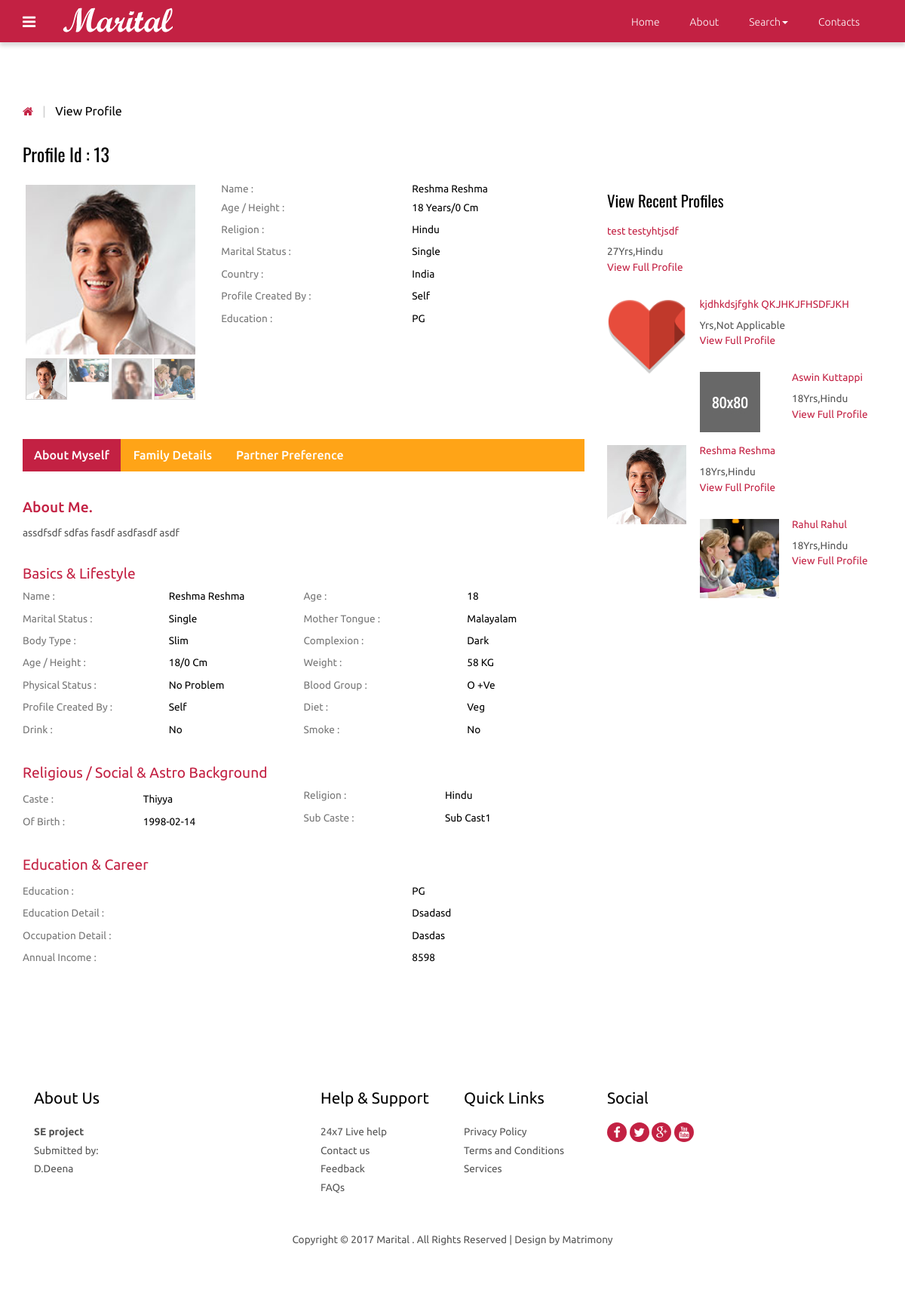
The page /view_profile.php?id=13 on the database its author committed.
### tables this page shows
CREATE TABLE IF NOT EXISTS `photos` (
`id` int(10) NOT NULL,
  `cust_id` int(10) NOT NULL,
  `pic1` varchar(25) NOT NULL,
  `pic2` varchar(40) NOT NULL,
  `pic3` varchar(40) NOT NULL,
  `pic4` varchar(40) NOT NULL
);

CREATE TABLE IF NOT EXISTS `customer` (
`id` int(10) NOT NULL,
  `cust_id` int(5) NOT NULL,
  `email` varchar(60) NOT NULL,
  `age` varchar(10) NOT NULL,
  `height` int(10) NOT NULL,
  `sex` varchar(6) NOT NULL,
  `religion` varchar(20) NOT NULL,
  `caste` varchar(20) NOT NULL,
  `subcaste` varchar(20) NOT NULL,
  `district` varchar(20) NOT NULL,
  `state` varchar(20) NOT NULL,
  `country` varchar(10) NOT NULL,
  `maritalstatus` varchar(20) NOT NULL,
  `profilecreatedby` varchar(20) NOT NULL,
  `education` text NOT NULL,
  `education_sub` text NOT NULL,
  `firstname` text NOT NULL,
  `lastname` text NOT NULL,
  `body_type` text NOT NULL,
  `physical_status` text NOT NULL,
  `drink` varchar(8) NOT NULL,
  `mothertounge` text NOT NULL,
  `colour` varchar(20) NOT NULL,
  `weight` int(5) NOT NULL,
  `blood_group` varchar(5) NOT NULL,
  `diet` varchar(8) NOT NULL,
  `smoke` varchar(8) NOT NULL,
  `dateofbirth` date NOT NULL,
  `occupation` text NOT NULL,
  `occupation_descr` text NOT NULL,
  `annual_income` varchar(20) NOT NULL,
  `fathers_occupation` varchar(20) NOT NULL,
  `mothers_occupation` varchar(20) NOT NULL,
  `no_bro` int(5) NOT NULL,
  `no_sis` int(5) NOT NULL,
  `aboutme` text NOT NULL,
  `profilecreationdate` date NOT NULL
);

### functions.php (called while the page is built, shortened)
<?php
function mysqlexec($sql){
	$host="localhost";
	$username="root";
	$password="";
	$db_name="matrimony";
	$conn=mysqli_connect("$host", "$username", "$password")or die("cannot connect");
	mysqli_select_db($conn,"$db_name")or die("cannot select DB");
	if($result = mysqli_query($conn, $sql)){
		return $result;
	}
	else{
		echo mysqli_error($conn);
	}
}
?>

### view_profile.php (the view, shortened to what this page needs)
<?php include_once("functions.php"); ?>
<?php $id=$_GET['id'];
$profileid=$id;
$sql="SELECT * FROM customer WHERE cust_id = $id";
$result = mysqlexec($sql);
if($result){
$row=mysqli_fetch_assoc($result);
	$fname=$row['firstname'];
	$lname=$row['lastname'];
	$dob=$row['dateofbirth'];
	$religion=$row['religion'];
	$caste = $row['caste'];
	$subcaste=$row['subcaste'];
	$country = $row['country'];
	$age=$row['age'];
	$maritalstatus=$row['maritalstatus'];
	$profileby=$row['profilecreatedby'];
	$education=$row['education'];
	$edudescr=$row['education_sub'];
	$bodytype=$row['body_type'];
	$physicalstatus=$row['physical_status'];
	$drink=$row['drink'];
	$smoke=$row['smoke'];
	$mothertounge=$row['mothertounge'];
	$bloodgroup=$row['blood_group'];
	$weight=$row['weight'];
	$height=$row['height'];
	$colour=$row['colour'];
	$diet=$row['diet'];
	$occupationdescr=$row['occupation_descr'];
	$income=$row['annual_income'];
	$aboutme=$row['aboutme'];
	$pic1="";
$sql2="SELECT * FROM photos WHERE cust_id = $profileid";
$result2 = mysqlexec($sql2);
if($result2){
	$row2=mysqli_fetch_array($result2);
	$pic1=$row2['pic1'];
}
}else{
	echo "<script>alert(\"Invalid Profile ID\")</script>";
}
?>
<!DOCTYPE HTML>
<html>
<head>
<link href="css/bootstrap-3.1.1.min.css" rel='stylesheet' type='text/css' />
<link href="css/style.css" rel='stylesheet' type='text/css' />
<link href="css/font-awesome.css" rel="stylesheet">
</head>
<body>
 <?php include_once("includes/navigation.php");?>
<div class="grid_3">
  <div class="container">
   <div class="breadcrumb1">
     <ul>
        <a href="index.php"><i class="fa fa-home home_1"></i></a>
        <span class="divider">&nbsp;|&nbsp;</span>
        <li class="current-page">View Profile</li>
     </ul>
   </div>
   <div class="profile">
   	 <div class="col-md-8 profile_left">
   	 	<h2>Profile Id : <?php echo $profileid;?></h2>
   	 	<div class="col_3">
   	        <div class="col-sm-4 row_2">
				<div class="flexslider">
					 <ul class="slides">
						<li data-thumb="profile/<?php echo $profileid;?>/<?php echo $pic1;?>">
							<img src="profile/<?php echo $profileid;?>/<?php echo $pic1;?>" />
						</li>
					 </ul>
				  </div>
			</div>
			<div class="col-sm-8 row_1">
				<table class="table_working_hours">
		        	<tbody>
		        		<tr class="opened_1">
							<td class="day_label">Name :</td>
							<td class="day_value"><?php echo $fname . " " .$lname; ?></td>
						</tr><tr class="opened_1">
							<td class="day_label">Age / Height :</td>
							<td class="day_value"><?php echo $age . " Years"; ?>/<?php echo $height . " Cm";?> </td>
						</tr>
					  	<tr class="opened">
							<td class="day_label">Religion :</td>
							<td class="day_value"><?php echo $religion;?></td>
						</tr>
					    <tr class="opened">
							<td class="day_label">Marital Status :</td>
							<td class="day_value"><?php echo $maritalstatus;?></td>
						</tr>
					    <tr class="opened">
							<td class="day_label">Country :</td>
							<td class="day_value"><?php echo $country;?></td>
						</tr>
					    <tr class="closed">
							<td class="day_label">Profile Created by :</td>
							<td class="day_value closed"><span><?php echo $profileby;?></span></td>
						</tr>
					    <tr class="closed">
							<td class="day_label">Education :</td>
							<td class="day_value closed"><span><?php echo $education;?></span></td>
						</tr>
				    </tbody>
				</table>
				</div>
			<div class="clearfix"> </div>
		</div>
		<div class="col_4">
		    <div class="bs-example bs-example-tabs" role="tabpanel" data-example-id="togglable-tabs">
			   <ul id="myTab" class="nav nav-tabs nav-tabs1" role="tablist">
				  <li role="presentation" class="active"><a href="#home" id="home-tab" role="tab" data-toggle="tab" aria-controls="home" aria-expanded="true">About Myself</a></li>
				  <li role="presentation"><a href="#profile" role="tab" id="profile-tab" data-toggle="tab" aria-controls="profile">Family Details</a></li>
				  <li role="presentation"><a href="#profile1" role="tab" id="profile-tab1" data-toggle="tab" aria-controls="profile1">Partner Preference</a></li>
			   </ul>
			   <div id="myTabContent" class="tab-content">
				  <div role="tabpanel" class="tab-pane fade in active" id="home" aria-labelledby="home-tab">
				    <div class="tab_box">
				    	<h1>About Me.</h1>
				    	<p><?php echo $aboutme; ?></p>
				    </div>
				    <div class="basic_1">
				    	<h3>Basics &amp; Lifestyle</h3>
				    	<div class="col-md-6 basic_1-left">
				    	  <table class="table_working_hours">
				        	<tbody>
				        		<tr class="opened_1">
									<td class="day_label">Name :</td>
									<td class="day_value"><?php echo $fname . " " .$lname; ?></td>
								</tr>
							    <tr class="opened">
									<td class="day_label">Marital Status :</td>
									<td class="day_value"><?php echo $maritalstatus;?></td>
								</tr>
							    <tr class="opened">
									<td class="day_label">Body Type :</td>
									<td class="day_value"><?php echo $bodytype;?></td>
								</tr>
							    <tr class="opened">
									<td class="day_label">Age / Height :</td>
									<td class="day_value"><?php echo $age; ?>/<?php echo $height;?> cm</td>
								</tr>
							    <tr class="opened">
									<td class="day_label">Physical Status :</td>
									<td class="day_value closed"><span><?php echo $physicalstatus;?></span></td>
								</tr>
							    <tr class="opened">
									<td class="day_label">Profile Created by :</td>
									<td class="day_value closed"><span><?php echo $profileby;?></span></td>
								</tr>
								<tr class="opened">
									<td class="day_label">Drink :</td>
									<td class="day_value closed"><span><?php echo $drink;?></span></td>
								</tr>
						    </tbody>
				          </table>
				         </div>
				         <div class="col-md-6 basic_1-left">
				          <table class="table_working_hours">
				        	<tbody>
				        		<tr class="opened_1">
									<td class="day_label">Age :</td>
									<td class="day_value"><?php echo $age;?></td>
								</tr>
							    <tr class="opened">
									<td class="day_label">Mother Tongue :</td>
									<td class="day_value"><?php echo $mothertounge;?></td>
								</tr>
							    <tr class="opened">
									<td class="day_label">Complexion :</td>
									<td class="day_value"><?php echo $colour;?></td>
								</tr>
							    <tr class="opened">
									<td class="day_label">Weight :</td>
									<td class="day_value"><?php echo $weight;?> KG</td>
								</tr>
							    <tr class="opened">
									<td class="day_label">Blood Group :</td>
									<td class="day_value"><?php echo $bloodgroup;?></td>
								</tr>
							    <tr class="closed">
									<td class="day_label">Diet :</td>
									<td class="day_value closed"><span><?php echo $diet;?></span></td>
								</tr>
							    <tr class="closed">
									<td class="day_label">Smoke :</td>
									<td class="day_value closed"><span><?php echo $smoke;?></span></td>
								</tr>
						    </tbody>
				        </table>
				        </div>
				        <div class="clearfix"> </div>
				    </div>
				    <div class="basic_1">
				    	<h3>Religious / Social & Astro Background</h3>
				    	<div class="col-md-6 basic_1-left">
				    	  <table class="table_working_hours">
				        	<tbody>
				        		<tr class="opened">
									<td class="day_label">Caste :</td>
									<td class="day_value"><?php echo $caste;?></td>
								</tr>
							    <tr class="opened">
									<td class="day_label">
 of Birth :</td>
									<td class="day_value closed"><span><?php echo $dob;?></span></td>
								</tr>
							</tbody>
				          </table>
				         </div>
				         <div class="col-md-6 basic_1-left">
				          <table class="table_working_hours">
				        	<tbody>
				        		<tr class="opened_1">
									<td class="day_label">Religion :</td>
									<td class="day_value"><?php echo $religion;?></td>
								</tr>
							    <tr class="opened">
									<td class="day_label">Sub Caste :</td>
									<td class="day_value"><?php echo $subcaste;?></td>
								</tr>
							</tbody>
				        </table>
				        </div>
				        <div class="clearfix"> </div>
				    </div>
				    <div class="basic_1 basic_2">
				    	<h3>Education & Career</h3>
				    	<div class="basic_1-left">
				    	  <table class="table_working_hours">
				        	<tbody>
				        		<tr class="opened">
									<td class="day_label">Education   :</td>
									<td class="day_value"><?php echo $education;?></td>
								</tr>
				        		<tr class="opened">
									<td class="day_label">Education Detail :</td>
									<td class="day_value"><?php echo $edudescr;?></td>
								</tr>
							    <tr class="opened">
									<td class="day_label">Occupation Detail :</td>
									<td class="day_value closed"><span><?php echo $occupationdescr;?></span></td>
								</tr>
							    <tr class="opened">
									<td class="day_label">Annual Income :</td>
									<td class="day_value closed"><span><?php echo $income;?></span></td>
								</tr>
							 </tbody>
				          </table>
				         </div>
				    </div>
				  </div>
		     </div>
		  </div>
	   </div>
   	 </div>
     <div class="col-md-4 profile_right">
        <div class="view_profile view_profile2">
        	<h3>View Recent Profiles</h3>
    <?php
     $sql="SELECT * FROM customer ORDER BY profilecreationdate ASC";
      $result=mysqlexec($sql);
      while($row=mysqli_fetch_assoc($result)){
            $profid=$row['cust_id'];
          $sql="SELECT * FROM photos WHERE cust_id=$profid";
          $result2=mysqlexec($sql);
          $photo=mysqli_fetch_assoc($result2);
          $pic=$photo['pic1'];
          echo "<ul class=\"profile_item\">";
            echo"<a href=\"view_profile.php?id={$profid}\">";
              echo "<li class=\"profile_item-img\"><img src=\"profile/". $profid."/".$pic ."\"" . "class=\"img-responsive\" alt=\"\"/></li>";
               echo "<li class=\"profile_item-desc\">";
                  echo "<h4>" . $row['firstname'] . " " . $row['lastname'] . "</h4>";
                  echo "<p>" . $row['age']. "Yrs," . $row['religion'] . "</p>";
                  echo "<h5>" . "View Full Profile" . "</h5>";
               echo "</li>";
      echo "</a>";
      echo "</ul>";
      }
     ?>
</div>
        </div>
       <div class="clearfix"> </div>
    </div>
  </div>
</div>
<?php include_once("footer.php");?>
<link rel="stylesheet" href="css/flexslider.css" type="text/css" media="screen" />
</body>
</html>

### css/style.css (style rules this page uses)
h4, h5, h6, h1, h2, h3 { margin-top: 0; }
ul, ol { margin: 0; }
p { margin: 0; }
html, body { font-family: 'Ubuntu', sans-serif; font-size: 100%; background:#fff; }
body a { transition:0.5s all; -webkit-transition:0.5s all; -moz-transition:0.5s all; -o-transition:0.5s all; -ms-transition:0.5s all; }
.nav-tabs > li > a, .nav-tabs > li > a:hover, .nav-tabs > li > a:focus, .nav-tabs > li.active > a, .nav-tabs > li.active > a:hover, .nav-tabs > li.active > a:focus { border: none; border-radius: 0; }
.breadcrumb1 { margin-bottom:2em; }
.breadcrumb1 ul { padding:0; margin:0; list-style:none; }
.breadcrumb1 li { position: relative; margin-right: 10px; padding-right: 10px; display: inline-block; color:#000; font-size:1em; }
i.home_1 { color:#c32143; font-size:15px; }
span.divider { padding: 0 5px; color: #ccc; }
.col-md-8.profile_left { padding-left: 0; }
.col-sm-4.row_2 { padding-left: 0; }
.profile_left h2 { color:#000; font-size:1.5em; margin-bottom:1em; font-family: 'Oswald', sans-serif; }
table.table_working_hours { width: 100%; }
.table_working_hours tr { border: 0; }
td.day_label { color: #777; padding:5px 0; }
.table_working_hours tr { color: #000; font-size: 0.85em; text-transform: capitalize; }
.table_working_hours tr.opened_1 td { padding: 0 0 5px; }
.col_3 { margin-bottom:3em; }
.nav-tabs1 { display: inline-block; border-bottom: none; font-weight: 500; background-color:#ffa417; width: 100%; padding: 0; margin-bottom: 2em; }
.nav-tabs1>li.active>a, .nav-tabs1>li.active>a:focus, .nav-tabs1>li.active>a:hover { color: #fff; background-color:#c32143; border:none; }
.nav-tabs1>li { margin-bottom:0; }
a#profile-tab, a#home-tab, a#profile-tab1 { color: #fff; }
.grid_3 { padding:5em 0; }
.tab_box { margin-bottom: 2em; }
.tab_box h1 { color:#c32143; font-size:1.2em; }
.tab_box p { color:#555; font-size:0.85em; line-height:1.8em; }
.basic_1-left { padding-left:0; }
.basic_1 { margin-bottom: 2em; }
.basic_1 h3 { color: #c32143; font-size: 1.2em; }
.basic_2 { margin-bottom:0; }
ul.profile_item { padding:0; margin:0 0 1.5em 0; list-style:none; }
ul.profile_item li.profile_item-img { width:30%; float:left; margin-right: 5%; }
.view_profile h3 { font-size:1.3em; color:#000; margin-bottom: 1em; font-family: 'Oswald', sans-serif; }
ul.profile_item li.profile_item-desc h4, ul.profile_item li.profile_item-desc h5 { color:#c32143; font-size:0.85em; }
ul.profile_item li.profile_item-desc { overflow:hidden; }
ul.profile_item li.profile_item-desc p { color:#555; font-size:0.85em; line-height:1.5em; margin-bottom: 3px; }
.view_profile2 { margin:4em 0 0 0; }
ul { padding: 0; list-style: none; }
.headings h1, h2,h3,h4,h5,h6 { font-weight:400; }

### css/flexslider.css (style rules this page uses)
.slides, .slides > li, .flex-control-nav, .flex-direction-nav { margin: 0; padding: 0; list-style: none; }
.flexslider { margin: 0; padding: 0; }
.flexslider .slides > li { display: none; -webkit-backface-visibility: hidden; }
.flexslider .slides img { width: 100%; display: block; }
.flexslider .slides:after { content: "\0020"; display: block; clear: both; visibility: hidden; line-height: 0; height: 0; }
.flexslider { background: #ffffff; border: 4px solid #ffffff; position: relative; zoom: 1; }
.flexslider .slides { zoom: 1; }
.flexslider .slides img { height: auto; }

### rows shown on the page
photos: pic1 (picture)
customer: firstname "Reshma", lastname "Reshma", age "18", height "0", religion "Hindu", maritalstatus "Single", country "India", profilecreatedby "Self", education "PG", aboutme "assdfsdf sdfas fasdf asdfasdf asdf", body_type "Slim", physical_status "No Problem", drink "No", mothertounge "Malayalam", colour "Dark", weight "58", blood_group "O +ve", diet "Veg", smoke "No", caste "Thiyya", dateofbirth "1998-02-14", subcaste "Sub Cast1", education_sub "Dsadasd", occupation_descr "Dasdas", annual_income "8598", photos.pic1 (picture)
customer: firstname "test", lastname "testyhtjsdf", age "27", religion "Hindu"
customer: photos.pic1 (picture), firstname "kjdhkdsjfghk", lastname "QKJHKJFHSDFJKH", religion "Not Applicable"
customer: photos.pic1 (picture), firstname "Aswin", lastname "Kuttappi", age "18", religion "Hindu"
customer: photos.pic1 (picture), firstname "Rahul", lastname "Rahul", age "18", religion "Hindu"

### other values the page prints
$profileid "13"
